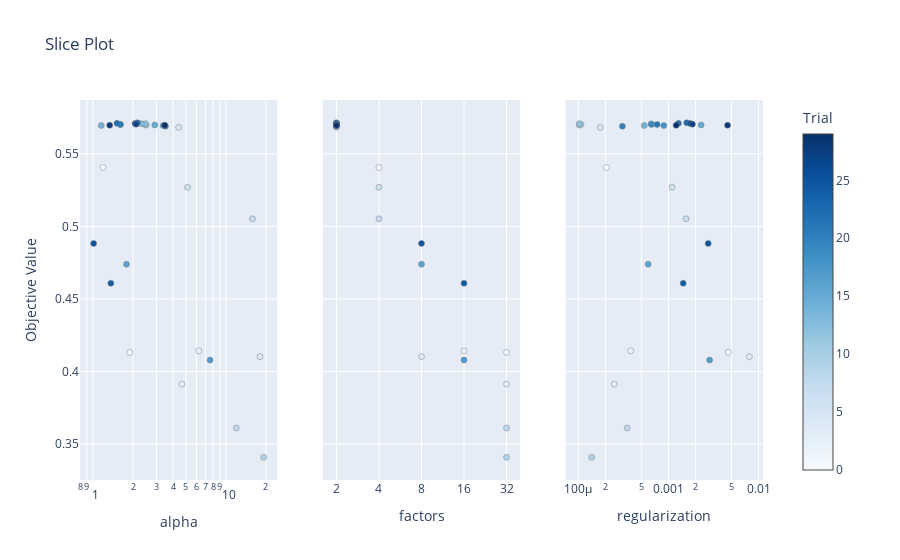

Here is the notebook cell this chart was saved with:
### Code cell
# Slice Plot
plot_slice(study).show()

### Figure 1 — Plotly figure (JSON) as saved in the notebook; plotly's stock layout.template omitted (floating-point values rounded to 4 significant figures)
{"data": [{"marker": {"color": [0, 1, 2, 3, 4, 5, 6, 7, 8, 9, 10, 11, 12, 13, 14, 15, 16, 17, 18, 19, 20, 21, 22, 23, 24, 25, 26, 27, 28, 29], "colorbar": {"title": {"text": "Trial"}, "x": 1, "xpad": 40}, "colorscale": [[0, "rgb(247,251,255)"], [0.125, "rgb(222,235,247)"], [0.25, "rgb(198,219,239)"], [0.375, "rgb(158,202,225)"], [0.5, "rgb(107,174,214)"], [0.625, "rgb(66,146,198)"], [0.75, "rgb(33,113,181)"], [0.875, "rgb(8,81,156)"], [1, "rgb(8,48,107)"]], "line": {"color": "Grey", "width": 0.5}, "showscale": true}, "mode": "markers", "name": "Feasible Trial", "showlegend": false, "type": "scatter", "x": [1.19, 1.889, 6.252, 4.667, 18.04, 4.408, 5.144, 15.83, 11.97, 19.23, 2.513, 2.461, 2.481, 2.316, 1.153, 2.916, 1.787, 7.596, 3.375, 1.595, 3.504, 1.613, 1.516, 2.161, 1.363, 1.011, 2.074, 2.108, 1.336, 3.47], "xaxis": "x", "y": [0.5406, 0.4131, 0.4142, 0.3912, 0.4102, 0.5683, 0.5269, 0.5052, 0.3609, 0.3408, 0.5698, 0.5703, 0.5708, 0.5708, 0.5696, 0.5699, 0.4739, 0.4078, 0.5695, 0.5703, 0.569, 0.5703, 0.571, 0.5715, 0.4607, 0.4883, 0.5709, 0.5705, 0.5698, 0.5697], "yaxis": "y"}, {"marker": {"color": [0, 1, 2, 3, 4, 5, 6, 7, 8, 9, 10, 11, 12, 13, 14, 15, 16, 17, 18, 19, 20, 21, 22, 23, 24, 25, 26, 27, 28, 29], "colorbar": {"title": {"text": "Trial"}, "x": 1, "xpad": 40}, "colorscale": [[0, "rgb(247,251,255)"], [0.125, "rgb(222,235,247)"], [0.25, "rgb(198,219,239)"], [0.375, "rgb(158,202,225)"], [0.5, "rgb(107,174,214)"], [0.625, "rgb(66,146,198)"], [0.75, "rgb(33,113,181)"], [0.875, "rgb(8,81,156)"], [1, "rgb(8,48,107)"]], "line": {"color": "Grey", "width": 0.5}, "showscale": false}, "mode": "markers", "name": "Feasible Trial", "showlegend": false, "type": "scatter", "x": [4, 32, 16, 32, 8, 2, 4, 4, 32, 32, 2, 2, 2, 2, 2, 2, 8, 16, 2, 2, 2, 2, 2, 2, 16, 8, 2, 2, 2, 2], "xaxis": "x2", "y": [0.5406, 0.4131, 0.4142, 0.3912, 0.4102, 0.5683, 0.5269, 0.5052, 0.3609, 0.3408, 0.5698, 0.5703, 0.5708, 0.5708, 0.5696, 0.5699, 0.4739, 0.4078, 0.5695, 0.5703, 0.569, 0.5703, 0.571, 0.5715, 0.4607, 0.4883, 0.5709, 0.5705, 0.5698, 0.5697], "yaxis": "y2"}, {"marker": {"color": [0, 1, 2, 3, 4, 5, 6, 7, 8, 9, 10, 11, 12, 13, 14, 15, 16, 17, 18, 19, 20, 21, 22, 23, 24, 25, 26, 27, 28, 29], "colorbar": {"title": {"text": "Trial"}, "x": 1, "xpad": 40}, "colorscale": [[0, "rgb(247,251,255)"], [0.125, "rgb(222,235,247)"], [0.25, "rgb(198,219,239)"], [0.375, "rgb(158,202,225)"], [0.5, "rgb(107,174,214)"], [0.625, "rgb(66,146,198)"], [0.75, "rgb(33,113,181)"], [0.875, "rgb(8,81,156)"], [1, "rgb(8,48,107)"]], "line": {"color": "Grey", "width": 0.5}, "showscale": false}, "mode": "markers", "name": "Feasible Trial", "showlegend": false, "type": "scatter", "x": [0.0002051, 0.004623, 0.0003823, 0.0002508, 0.007903, 0.0001754, 0.001097, 0.00157, 0.0003489, 0.000141, 0.0001028, 0.0001071, 0.0001027, 0.0006439, 0.0005392, 0.002307, 0.0005959, 0.002864, 0.0008883, 0.0006477, 0.0003087, 0.0007487, 0.001291, 0.001597, 0.001458, 0.002759, 0.00175, 0.001845, 0.004525, 0.001219], "xaxis": "x3", "y": [0.5406, 0.4131, 0.4142, 0.3912, 0.4102, 0.5683, 0.5269, 0.5052, 0.3609, 0.3408, 0.5698, 0.5703, 0.5708, 0.5708, 0.5696, 0.5699, 0.4739, 0.4078, 0.5695, 0.5703, 0.569, 0.5703, 0.571, 0.5715, 0.4607, 0.4883, 0.5709, 0.5705, 0.5698, 0.5697], "yaxis": "y3"}], "layout": {"title": {"text": "Slice Plot"}, "xaxis": {"anchor": "y", "domain": [0, 0.2889], "title": {"text": "alpha"}, "type": "log"}, "xaxis2": {"anchor": "y2", "categoryarray": [2, 4, 8, 16, 32], "categoryorder": "array", "domain": [0.3556, 0.6444], "title": {"text": "factors"}, "type": "category"}, "xaxis3": {"anchor": "y3", "domain": [0.7111, 1], "title": {"text": "regularization"}, "type": "log"}, "yaxis": {"anchor": "x", "domain": [0, 1], "title": {"text": "Objective Value"}}, "yaxis2": {"anchor": "x2", "domain": [0, 1], "matches": "y", "showticklabels": false}, "yaxis3": {"anchor": "x3", "domain": [0, 1], "matches": "y", "showticklabels": false}}}
